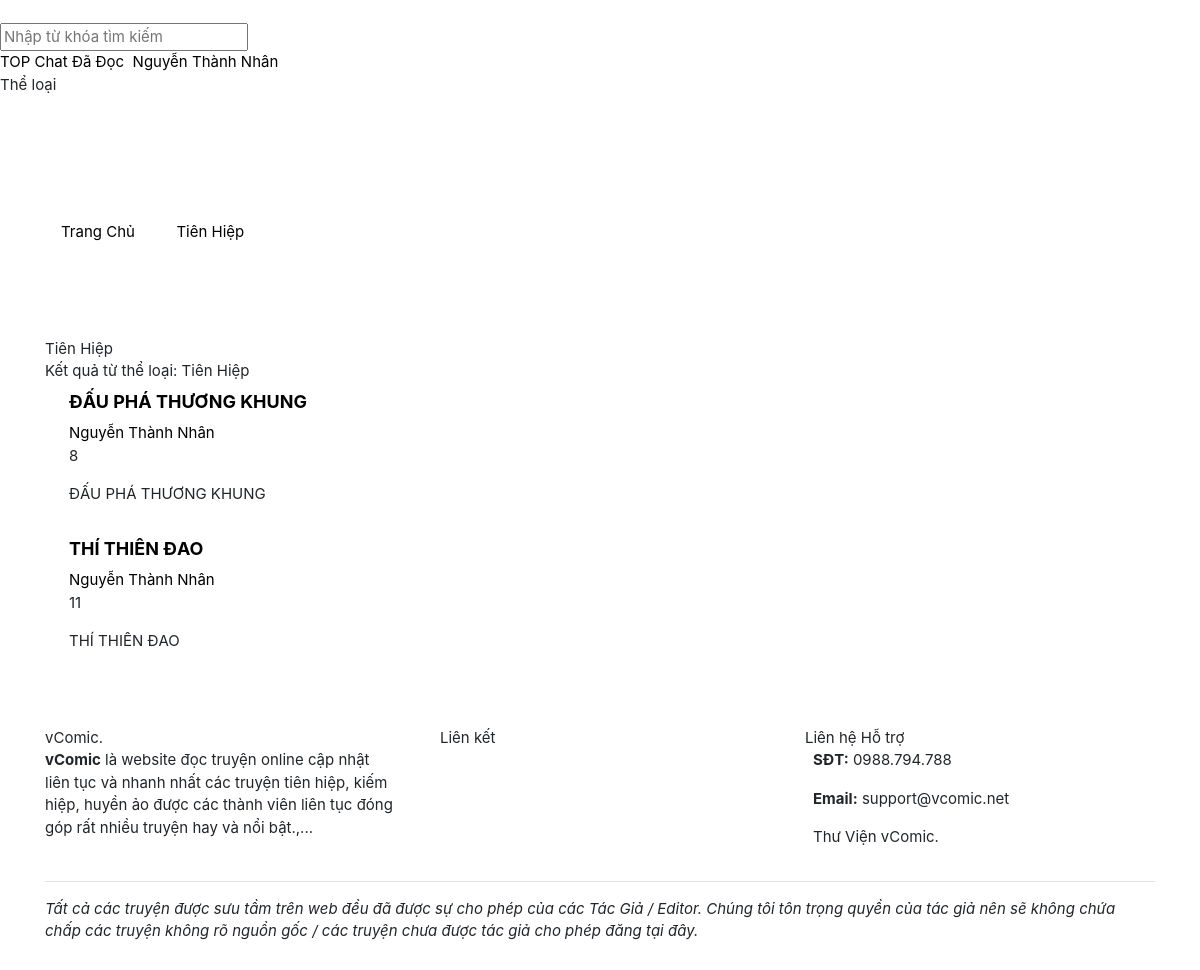
Page /category/tien-hiep (signed in) on the committed database.
### tables this page shows
CREATE TABLE `users` (
  `id` int(11) NOT NULL,
  `username` varchar(255) NOT NULL,
  `email` varchar(255) NOT NULL,
  `password` varchar(255) NOT NULL,
  `role` tinyint(4) NOT NULL DEFAULT 0,
  `vip` tinyint(4) NOT NULL DEFAULT 0,
  `fullname` varchar(255) NOT NULL,
  `gender` varchar(2) NOT NULL,
  `gold` int(11) NOT NULL DEFAULT 0,
  `coin` int(11) NOT NULL DEFAULT 0,
  `birthday` int(11) NOT NULL,
  `cover` varchar(255) NOT NULL,
  `avatar` varchar(255) NOT NULL,
  `recover_code` varchar(255) NOT NULL,
  `recover_time` int(11) NOT NULL,
  `login_at` int(11) NOT NULL,
  `created_at` int(11) NOT NULL
);

CREATE TABLE `categories` (
  `id` int(11) NOT NULL,
  `name` varchar(255) NOT NULL,
  `slug` varchar(255) NOT NULL,
  `created_at` int(11) NOT NULL
);

CREATE TABLE `stories` (
  `id` int(11) NOT NULL,
  `title` varchar(255) NOT NULL,
  `slug` varchar(255) NOT NULL,
  `summary` varchar(255) NOT NULL,
  `thumbnail` varchar(255) NOT NULL,
  `author` varchar(255) NOT NULL,
  `is_published` tinyint(4) NOT NULL DEFAULT 0,
  `is_completed` tinyint(4) NOT NULL DEFAULT 0,
  `views` int(11) NOT NULL DEFAULT 0,
  `user_id` int(11) NOT NULL,
  `category_id` int(11) NOT NULL,
  `created_at` int(11) NOT NULL
);

### system/routes.php (called while the page is built)
<?php
$routes = [
	'/' => 'home/home.php',
	'/login' => 'users/login.php',
	'/register' => 'users/register.php',
	'/logout' => 'users/logout.php',
	'/search' => 'search.php',
	'/chat' => 'chat/chat.php',
	'/chat/clear' => 'chat/chat.php?act=clear',
	'/chat/del/(.*)' => 'chat/chat.php?act=del&id=$1',
	'/chat/page/(.*)' => 'chat/chat.php?page=$1',
	'/category/(.*)/page/(.*)' => 'category/category.php?slug=$1&page=$2',
	'/category/(.*)' => 'category/category.php?slug=$1',
	'/tag/(.*)/page/(.*)' => 'tag/tag.php?slug=$1&page=$2',
	'/tag/(.*)' => 'tag/tag.php?slug=$1',
	'/story/read' => 'story/read.php',
	'/story/read/page/(.*)' => 'story/read.php?page=$1',
	'/story/(.*)/like' => 'story/story.php?slug=$1&act=like',
	'/story/(.*)/unlike' => 'story/story.php?slug=$1&act=unlike',
	'/story/(.*)/nomination' => 'story/story.php?slug=$1&act=nomination',
	'/story/(.*)/(.*)' => 'chapter/chapter.php?slug=$2',
	'/story/(.*)' => 'story/story.php?slug=$1',
	'/works/story/new' => 'work/createStory.php',
	'/works/(.*)/new' => 'work/createChapter.php?slug=$1',
	'/profile' => 'users/profile.php',
	'/profile/page/(.*)' => 'users/profile.php?page=$1',
	'/profile/avatar' => 'users/avatar.php',
	'/profile/cover' => 'users/cover.php',
	'/profile/settings' => 'users/settings.php',
	'/profile/password' => 'users/change_password.php',
	'/users/recover' => 'users/recover.php',
	'/users/recover/set/(.*)/(.*)' => 'users/recover.php?act=set&username=$1&recover_code=$2',
	'/(.*)/page/(.*)' => 'users/index.php?username=$1&page=$2',
	'/(.*)/follow' => 'users/index.php?username=$1&act=follow',
	'/(.*)/unfollow' => 'users/index.php?username=$1&act=unfollow',
	'/(.*)' => 'users/index.php?username=$1',
];

### modules/category/category.php (called while the page is built, shortened)
<?php
require_once('system/bootstrap.php');
$data = get_category($slug);
if (count_stories_category($data['id'])) {
	$list_stories = get_stories_category($data['id'], count_stories_category($data['id']));
}
require_once('themes/' . THEME . '/layout/head.php');
require_once('themes/' . THEME . '/templates/category/category.php');
require_once('themes/' . THEME . '/layout/end.php');

### system/bootstrap.php (called while the page is built, shortened)
<?php
require_once('functions.php');
require_once('routes.php');
if (isset($_SESSION['username'])) {
    $username = trim($_SESSION['username']);
    $_user = get_info($username);
    if ($_user) {
        $user = $_user;
        $user_id = $user['id'];
    }
}

### system/functions.php (called while the page is built, shortened)
<?php
function cut_string($string = '', $size = 100, $link = ' [...]')
{
    $string = strip_tags(trim($string));
    $strlen = strlen($string);
    $str    = substr($string, $size, 20);
    $exp    = explode(" ", $str);
    $sum    = count($exp);
    $yes    = "";
    for($i=0; $i<$sum; $i++)
    {
        if($yes == ""){
            $a = strlen($exp[$i]);
            if($a == 0) { $yes = "no"; $a = 0; }
        }
    }
    $sub = substr($string, 0, $size+$a);
    return $sub;
}
$per_page = 20;
function get_page($total, $return = 0)
{
    global $per_page;
    $page = isset($_GET['page']) ? abs(intval($_GET['page'])) : 1;
    $max_page = ceil($total / $per_page);
    return ' LIMIT ' . $per_page . ' OFFSET ' . (($page - 1) * $per_page);
}

### themes/colab/templates/category/category.php (the view, shortened to what this page needs)
<section class="container-fluid mt-5 pt-3">
    <div class="container">
        <div class="row">
            <div class="col-md-12">
                <nav aria-label="breadcrumb">
                    <ul class="breadcrumb">
                        <li class="breadcrumb-item">
                            <a href="/">
                                <span>Trang Chủ</span>
                            </a>
                        </li>
                        <li class="breadcrumb-item">
                            <a href="#">
                                <span><?= $data['name'] ?></span>
                            </a>
                        </li>
                    </ul>
                </nav>
            </div>
        </div>
    </div>
</section>
<section class="view-search pt-2 mb-3">
    <div class="container">
        <div class="free-title">
            <div class="content"><?= $data['name'] ?></div>
            <div class="desc">
                Kết quả từ thể loại: <?= $data['name'] ?>
            </div>
        </div>
        <div class="custom-list-group">
<?php if (count_stories_category($data['id'])): ?>
    <?php foreach ($list_stories as $data_story): ?>
            <div class="item">
                <div class="story-sm">
                    <div class="content px-md-2 pt-md-2 pl-md-4 pb-md-2" style="overflow: hidden; height: max-content">
                        <a href="/story/<?= $data_story['slug'] ?>" class="title font-weight-bold" style="font-size:18px; line-height: 1.2">
                            <?= $data_story['title'] ?>
                        </a>
                        <div class="info mt-2 small-text">
                            <div class="author">
                                <a href="/<?= get_info_id($data_story['user_id'])['username'] ?>"><?= get_info_id($data_story['user_id'])['fullname'] ?></a>
                            </div>
                            <span class="view"><i class="fas fa-eye"></i> <?= $data_story['views'] ?></span>
                        </div>
                        <div class="desc my-3"><?= cut_string(nl2br($data_story['summary'])) ?></div>
                    </div>
                </div>
            </div>
    <?php endforeach ?>
<?php else: ?>
            <div class="item">
                Không có truyện nào cho thể loại <b><?= $data['name'] ?></b>
            </div>
<?php endif ?>
        </div>
    </div>
</section>

### index.php (shortened to what this page needs)
<?php
require_once('system/bootstrap.php');
$uri = $_SERVER['REQUEST_URI'];
foreach ($routes as $key => $value) {
	if (preg_match('#^' . $key . '$#', $uri)) {
		$uri = preg_replace('#^' . $key . '$#', $value, $uri);
		$a = explode('?', $uri, 2);
		$slug = isset($_GET['slug']) ? $_GET['slug'] : '';
		require_once('modules/' . $a[0]);
		exit;
	}
}

### themes/colab/layout/head.php (shortened to what this page needs)
<!DOCTYPE html>
<html lang="vi">
<head>
	<link rel="stylesheet" href="<?= SITE_URL ?>/assets/css/all.min.css?ver=<?= VERSION ?>" />
	<link rel="stylesheet" href="<?= SITE_URL ?>/assets/css/bootstrap.min.css?ver=<?= VERSION ?>" />
	<link rel="stylesheet" href="<?= SITE_URL ?>/themes/<?= THEME ?>/css/swiper.min.css?ver=<?= VERSION ?>" />
	<link rel="stylesheet" href="<?= SITE_URL ?>/themes/<?= THEME ?>/css/custom.css?ver=<?= VERSION ?>" />
</head>
<body>
    <header style="margin-bottom: 52px;">
        <nav class="custom-nav">
            <div class="custom-nav-brand">
                <a href="/" class="text-white">vComic.</a>
            </div>
            <div class="custom-nav-search">
                <form method="GET">
                    <input type="text" class="nav-search-input" name="search" id="search" placeholder="Nhập từ khóa tìm kiếm" />
                </form>
            </div>
            <div class="custom-nav-item">
                <div class="custom-nav-list">
                    <a class="item" href="/top">
                        <i class="far fa-hashtag"></i> TOP
                    </a>
    <?php if ($user_id): ?>
                    <a class="item" href="/chat">
                        <i class="fal fa-comment-alt-lines"></i> Chat
                    </a>
                    <a class="item" href="/story/read">
                        <i class="far fa-history"></i> Đã Đọc
                    </a>
                    <a class="item" href="/profile">
                        <img class="lazy avatar-sm" data-original="/uploads/avatar/<?= $user['avatar'] ?>?t=<?= time() ?>"> <?= $user['fullname'] ?>
                    </a>
    <?php endif ?>
                    <div class="item cursor">
                        <i class="fal fa-list"></i> <span class="list-title">Thể loại</span>
                        <div class="more-item category">
                            <div class="row text-center">
    <?php if (get_categories()): ?>
    <?php foreach (get_categories() as $list_cate): ?>
                                <div class="col-6 sub px-2">
                                    <a href="/category/<?= $list_cate['slug'] ?>" class="text-white"><?= $list_cate['name'] ?></a>
                                </div>
    <?php endforeach ?>
    <?php else: ?>
                                <div class="col-12 sub px-2">
                                    <a href="#" class="text-white">Chưa có danh mục nào!</a>
                                </div>
    <?php endif ?>
                            </div>
                        </div>
                    </div>
                </div>
            </div>
        </nav>
    </header>

### rows in the picture
users: fullname "Nguyễn Thành Nhân"
categories: name "Tiên Hiệp"
stories: title "ĐẤU PHÁ THƯƠNG KHUNG", user.fullname "Nguyễn Thành Nhân", views "8", summary "ĐẤU PHÁ THƯƠNG KHUNG"
stories: title "THÍ THIÊN ĐAO", user.fullname "Nguyễn Thành Nhân", views "11", summary "THÍ THIÊN ĐAO"
